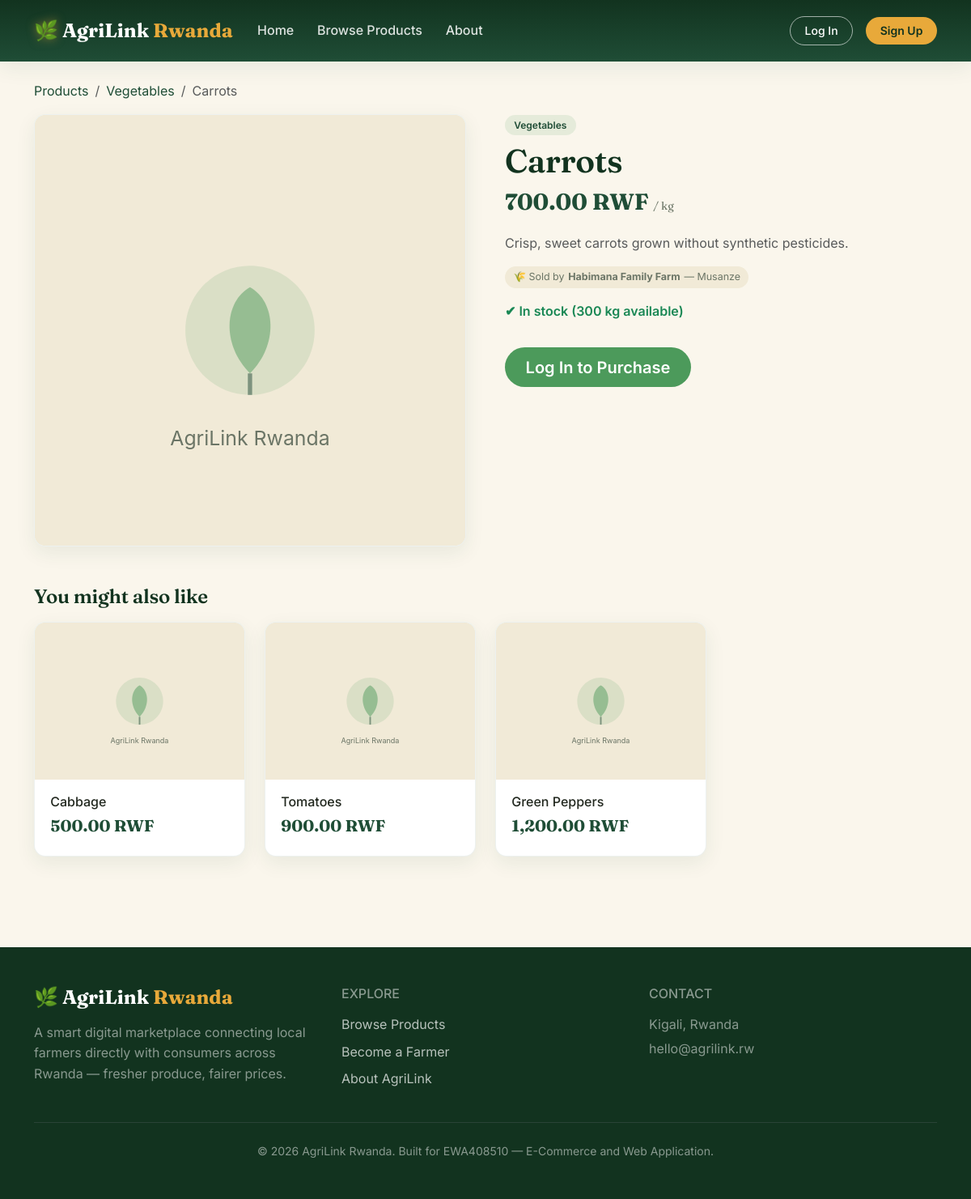
Screenshot of /product.php?slug=carrots with the database file from the repository.
### tables this page shows
CREATE TABLE products (
    id INT AUTO_INCREMENT PRIMARY KEY,
    farmer_id INT NOT NULL,
    category_id INT NOT NULL,
    name VARCHAR(150) NOT NULL,
    slug VARCHAR(180) NOT NULL UNIQUE,
    description TEXT DEFAULT NULL,
    price DECIMAL(10,2) NOT NULL,
    unit VARCHAR(20) NOT NULL DEFAULT 'kg',
    stock_quantity INT NOT NULL DEFAULT 0,
    image_url VARCHAR(255) DEFAULT '/assets/images/product-placeholder.svg',
    is_active TINYINT(1) NOT NULL DEFAULT 1,
    created_at TIMESTAMP DEFAULT CURRENT_TIMESTAMP,
    updated_at TIMESTAMP DEFAULT CURRENT_TIMESTAMP ON UPDATE CURRENT_TIMESTAMP,
    FOREIGN KEY (farmer_id) REFERENCES farmer_profiles(id) ON DELETE CASCADE,
    FOREIGN KEY (category_id) REFERENCES categories(id),
    INDEX idx_products_category (category_id),
    INDEX idx_products_farmer (farmer_id)
);

CREATE TABLE categories (
    id INT AUTO_INCREMENT PRIMARY KEY,
    name VARCHAR(100) NOT NULL UNIQUE,
    slug VARCHAR(120) NOT NULL UNIQUE,
    description VARCHAR(255) DEFAULT NULL
);

CREATE TABLE farmer_profiles (
    id INT AUTO_INCREMENT PRIMARY KEY,
    user_id INT NOT NULL,
    farm_name VARCHAR(150) NOT NULL,
    district VARCHAR(100) NOT NULL,
    sector VARCHAR(100) DEFAULT NULL,
    bio TEXT DEFAULT NULL,
    is_approved TINYINT(1) NOT NULL DEFAULT 1,
    created_at TIMESTAMP DEFAULT CURRENT_TIMESTAMP,
    FOREIGN KEY (user_id) REFERENCES users(id) ON DELETE CASCADE,
    UNIQUE KEY uniq_farmer_user (user_id)
);

### classes/Product.php (called while the page is built, shortened)
<?php
class Product
{
    private PDO $pdo;
    public function __construct(PDO $pdo)
    {
        $this->pdo = $pdo;
    }
    private function baseSelect(): string
    {
        return "SELECT p.*, c.name AS category_name, c.slug AS category_slug,
                       fp.farm_name, fp.district, u.full_name AS farmer_name
                FROM products p
                JOIN categories c ON c.id = p.category_id
                JOIN farmer_profiles fp ON fp.id = p.farmer_id
                JOIN users u ON u.id = fp.user_id";
    }
    public function findBySlug(string $slug): ?array
    {
        $stmt = $this->pdo->prepare($this->baseSelect() . ' WHERE p.slug = :slug LIMIT 1');
        $stmt->execute(['slug' => $slug]);
        $row = $stmt->fetch();
        return $row ?: null;
    }
    public function related(int $categoryId, int $excludeId, int $limit = 4): array
    {
        $stmt = $this->pdo->prepare(
            $this->baseSelect() . ' WHERE p.category_id = :cat AND p.id != :id AND p.is_active = 1 LIMIT :lim'
        );
        $stmt->bindValue(':cat', $categoryId, PDO::PARAM_INT);
        $stmt->bindValue(':id', $excludeId, PDO::PARAM_INT);
        $stmt->bindValue(':lim', $limit, PDO::PARAM_INT);
        $stmt->execute();
        return $stmt->fetchAll();
    }
}

### includes/functions.php (called while the page is built, shortened)
<?php
function formatMoney($amount) {
    return number_format((float)$amount, 2) . ' RWF';
}
function e($value) {
    return htmlspecialchars($value ?? '', ENT_QUOTES, 'UTF-8');
}

### includes/auth.php (called while the page is built, shortened)
<?php
function currentUser() {
    return $_SESSION['user'] ?? null;
}

### product.php (the view, shortened to what this page needs)
<?php
require_once __DIR__ . '/config/bootstrap.php';
$productModel = new Product($pdo);
$slug = trim($_GET['slug'] ?? '');
$product = $slug ? $productModel->findBySlug($slug) : null;
$related = $productModel->related((int)$product['category_id'], (int)$product['id'], 4);
require __DIR__ . '/includes/header.php';
require __DIR__ . '/includes/navbar.php';
?>
<section class="agri-section pt-4">
    <div class="container">
        <nav aria-label="breadcrumb" class="mb-3">
            <ol class="breadcrumb small">
                <li class="breadcrumb-item"><a href="/products.php">Products</a></li>
                <li class="breadcrumb-item"><a href="/products.php?category=<?= e($product['category_slug']) ?>"><?= e($product['category_name']) ?></a></li>
                <li class="breadcrumb-item active"><?= e($product['name']) ?></li>
            </ol>
        </nav>
        <div class="row g-5">
            <div class="col-md-6">
                <div class="agri-card p-0">
                    <div class="card-img-wrap" style="aspect-ratio: 1/1;">
                        <img src="<?= e($product['image_url']) ?>" alt="<?= e($product['name']) ?>">
                    </div>
                </div>
            </div>
            <div class="col-md-6">
                <span class="badge-category"><?= e($product['category_name']) ?></span>
                <h1 class="mt-2 mb-1"><?= e($product['name']) ?></h1>
                <p class="agri-price fs-3"><?= formatMoney($product['price']) ?> <span class="agri-unit">/ <?= e($product['unit']) ?></span></p>
                <p class="text-muted"><?= nl2br(e($product['description'] ?: 'No description provided by the farmer.')) ?></p>
                <div class="d-flex align-items-center gap-2 mb-3">
                    <span class="agri-farmer-tag">🌾 Sold by <strong><?= e($product['farm_name']) ?></strong> &mdash; <?= e($product['district']) ?></span>
                </div>
                <?php if ($product['stock_quantity'] > 0): ?>
                    <p class="text-success fw-semibold">✔ In stock (<?= (int)$product['stock_quantity'] ?> <?= e($product['unit']) ?> available)</p>
                <?php else: ?>
                    <p class="text-danger fw-semibold">Out of stock</p>
                <?php endif; ?>
                <?php $user = currentUser(); ?>
                <?php if ($user && $user['role'] === 'consumer'): ?>
                    <?php if ($product['stock_quantity'] > 0): ?>
                        <form method="POST" action="/add-to-cart.php" class="d-flex align-items-center gap-3 mt-3">
                            <input type="hidden" name="product_id" value="<?= (int)$product['id'] ?>">
                            <div class="d-flex align-items-center border rounded-pill overflow-hidden" data-qty-input>
                                <button type="button" class="btn btn-light px-3" data-qty-minus>&minus;</button>
                                <input type="number" name="quantity" value="1" min="1" max="<?= (int)$product['stock_quantity'] ?>" class="form-control border-0 text-center" style="width:60px;">
                                <button type="button" class="btn btn-light px-3" data-qty-plus>+</button>
                            </div>
                            <button type="submit" class="btn btn-agri-primary btn-lg">Add to Cart</button>
                        </form>
                    <?php endif; ?>
                <?php elseif (!$user): ?>
                    <a href="/auth/login.php" class="btn btn-agri-primary btn-lg mt-3">Log In to Purchase</a>
                <?php else: ?>
                    <p class="text-muted small mt-3">Farmer and admin accounts cannot place orders.</p>
                <?php endif; ?>
            </div>
        </div>
        <?php if (!empty($related)): ?>
        <div class="mt-5">
            <h4 class="mb-3">You might also like</h4>
            <div class="row g-4">
                <?php foreach ($related as $rp): ?>
                    <div class="col-6 col-md-3">
                        <a href="/product.php?slug=<?= e($rp['slug']) ?>" class="text-decoration-none text-reset">
                            <div class="agri-card">
                                <div class="card-img-wrap"><img src="<?= e($rp['image_url']) ?>" alt="<?= e($rp['name']) ?>"></div>
                                <div class="card-body">
                                    <h6 class="mb-1"><?= e($rp['name']) ?></h6>
                                    <p class="agri-price mb-0"><?= formatMoney($rp['price']) ?></p>
                                </div>
                            </div>
                        </a>
                    </div>
                <?php endforeach; ?>
            </div>
        </div>
        <?php endif; ?>
    </div>
</section>
<?php require __DIR__ . '/includes/footer.php'; ?>

### assets/css/style.css (style rules this page uses)
:root { --forest: #1F4D36; --forest-dark: #12331F; --leaf: #4C9A5B; --leaf-light: #7FC08A; --gold: #E8A93A; --gold-dark: #C98A1F; --soil: #6B4226; --cream: #FAF6EC; --cream-deep: #F1EAD7; --charcoal: #22281F; --muted: #6B7566; --white: #FFFFFF; --radius-sm: 8px; --radius-md: 14px; --radius-lg: 22px; --shadow-soft: 0 8px 24px rgba(31, 77, 54, 0.08); --shadow-lift: 0 16px 40px rgba(31, 77, 54, 0.14); }
* { box-sizing: border-box; }
body { font-family: 'Inter', -apple-system, BlinkMacSystemFont, sans-serif; background-color: var(--cream); color: var(--charcoal); line-height: 1.6; }
h1, h2, h3, h4, .agri-display { font-family: 'Fraunces', Georgia, serif; font-weight: 600; letter-spacing: -0.01em; color: var(--forest-dark); }
a { color: var(--forest); text-decoration: none; }
.btn-agri-primary { background: var(--leaf); border: none; color: var(--white); font-weight: 600; border-radius: 999px; padding: 0.6rem 1.6rem; transition: transform 0.15s ease, background 0.15s ease; }
.agri-card { background: var(--white); border-radius: var(--radius-md); border: 1px solid rgba(31,77,54,0.08); box-shadow: var(--shadow-soft); transition: transform 0.18s ease, box-shadow 0.18s ease; overflow: hidden; height: 100%; }
.agri-card .card-img-wrap { aspect-ratio: 4/3; background: var(--cream-deep); display: flex; align-items: center; justify-content: center; overflow: hidden; }
.agri-card .card-img-wrap img { width: 100%; height: 100%; object-fit: cover; }
.agri-card .card-body { padding: 1.1rem 1.2rem 1.3rem; }
.agri-price { color: var(--forest); font-weight: 700; font-family: 'Fraunces', serif; font-size: 1.25rem; }
.agri-unit { color: var(--muted); font-size: 0.85rem; font-weight: 400; }
.agri-farmer-tag { display: inline-flex; align-items: center; gap: 0.3rem; font-size: 0.78rem; color: var(--muted); background: var(--cream-deep); border-radius: 999px; padding: 0.2rem 0.65rem; }
.badge-category { background: rgba(76,154,91,0.12); color: var(--forest); font-weight: 600; border-radius: 999px; padding: 0.3rem 0.7rem; font-size: 0.75rem; }
.agri-section { padding: 4rem 0; }

### rows the page displays
products: category.name "Vegetables", name "Carrots", image_url (placeholder picture), price "700.00 RWF", unit "kg", description "Crisp, sweet carrots grown without synthetic pesticides.", farmer.farm_name "Habimana Family Farm", farmer.district "Musanze", stock_quantity "300"
products: image_url (placeholder picture), name "Cabbage", price "500.00 RWF"
products: image_url (placeholder picture), name "Tomatoes", price "900.00 RWF"
products: image_url (placeholder picture), name "Green Peppers", price "1,200.00 RWF"
